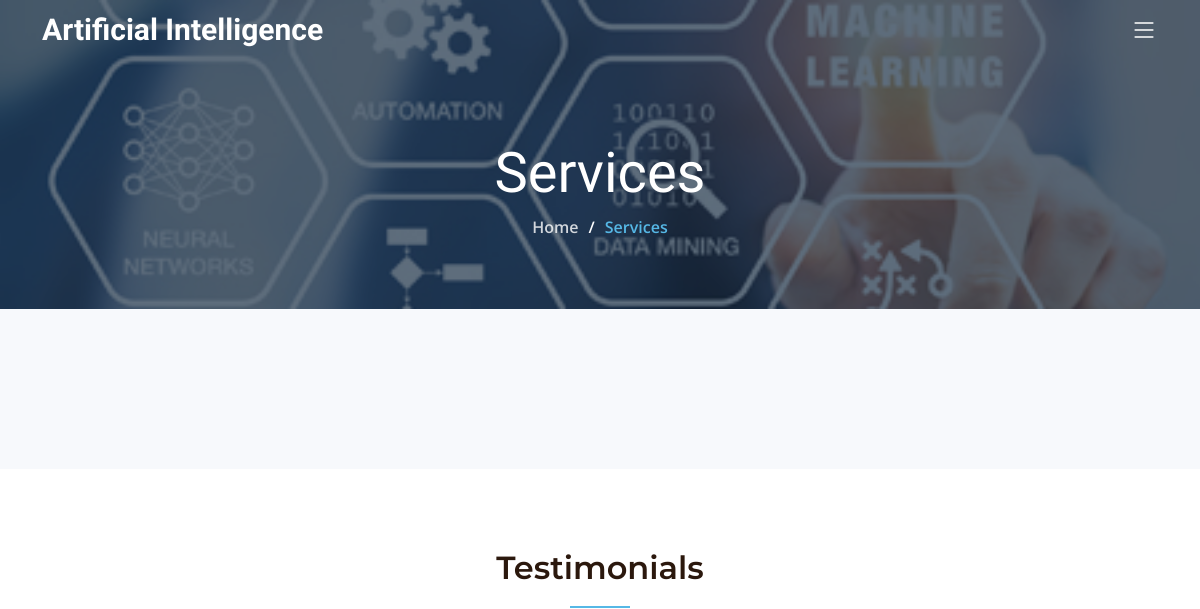
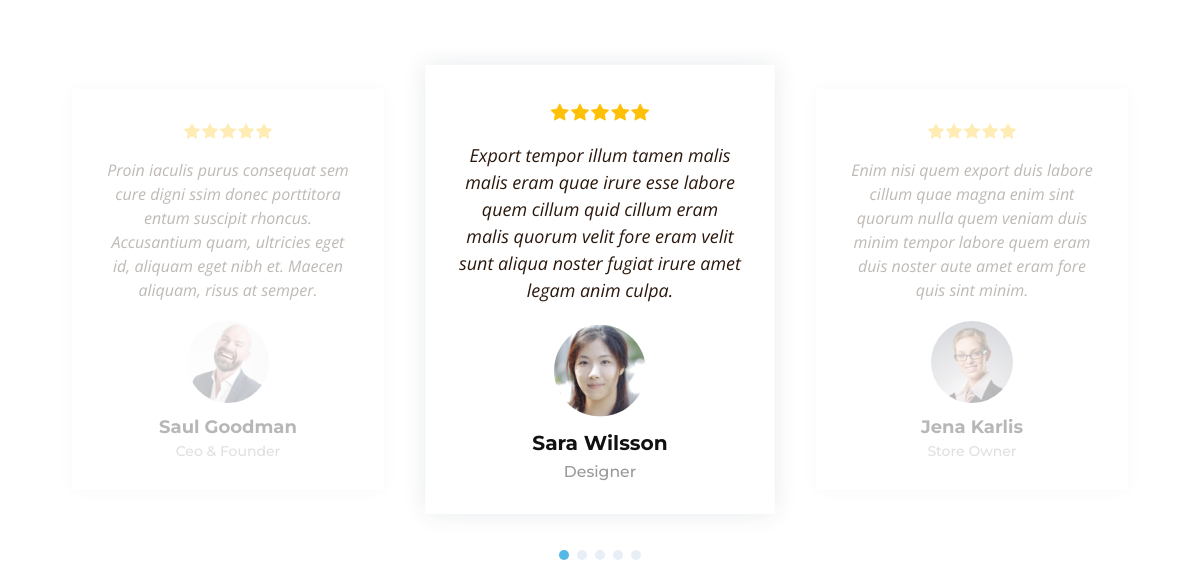
/services/, run on an earlier commit of the app's database (2 pictures, top to bottom).
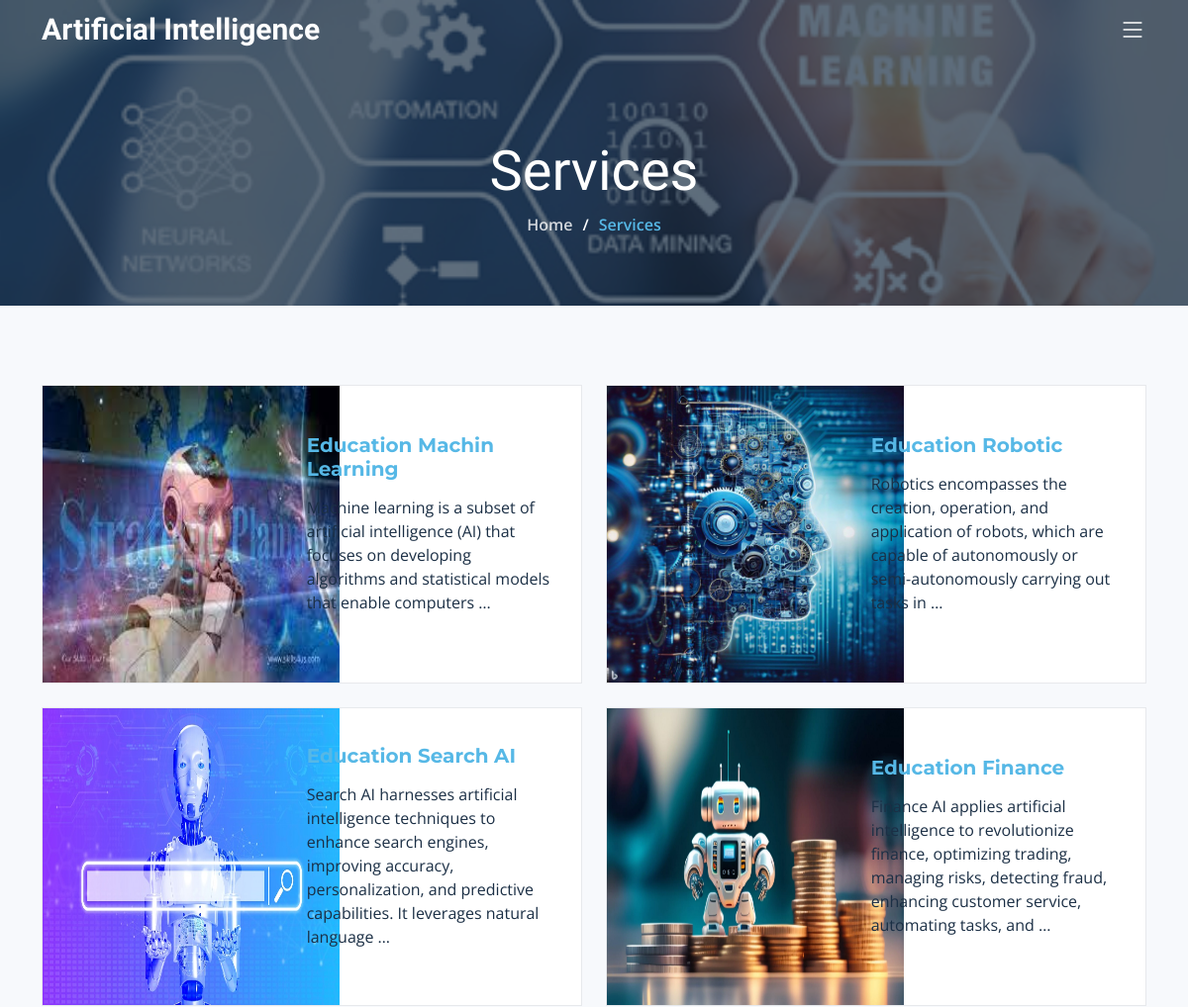
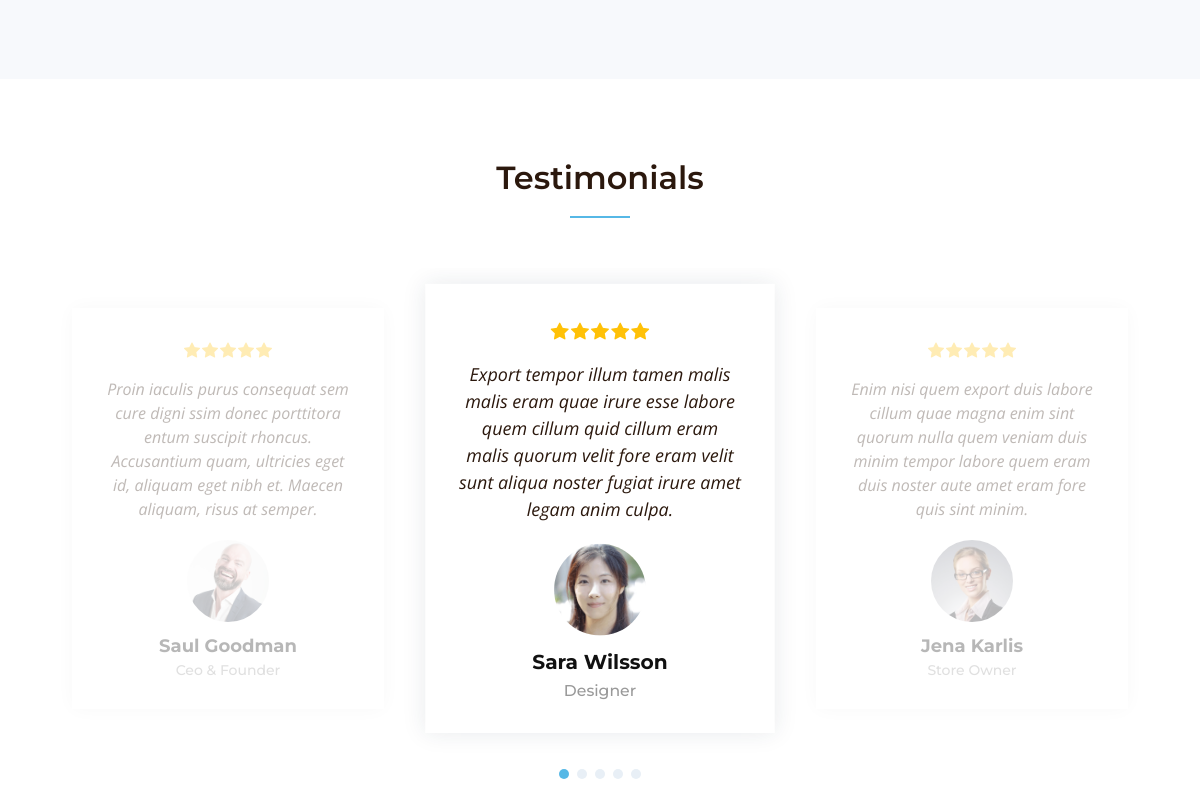
And on a later commit of the database (2 pictures, top to bottom).
### services/models.py (models this page shows, shortened)
class Service(models.Model):
    title = models.CharField(max_length=100)
    description = models.TextField()
    slug = models.SlugField(blank=True, null=True, unique=True)
    date = models.DateTimeField(auto_now_add=True)
    image = models.ImageField(upload_to='home/services/image', blank=True, null=True)
    create_at = models.DateTimeField(auto_now_add=True, blank=True)
    update_at = models.DateTimeField(auto_now=True)

### services/views.py (the view)
# urls.py: path('', ServiceClassView.as_view(), name='services_main_page'),
class ServiceClassView(TemplateView):
    template_name = 'services.html'
    def get_context_data(self, **kwargs):
        context = super().get_context_data(**kwargs)
        context['courses'] = Service.objects.all()
        return context

### templates/services.html (shortened to what this page needs)
{% extends 'base.html' %}
{% load static %}
{% block contact %}
    <main id="main">
        <div class="breadcrumbs d-flex align-items-center"
             style="background-image: url('assets/assets/img/service-top-image.jpg');">
            <div class="container position-relative d-flex flex-column align-items-center">
                <h2>Services</h2>
                <ol>
                    <li><a href="{% url 'home_app:index' %}">Home</a></li>
                    <li>Services</li>
                </ol>
            </div>
        </div>
        <section id="services-cards" class="services-cards">
            <div class="container" data-aos="fade-up">
                <div class="row gy-4">
                    {% for data in courses %}
                        <div class="col-lg-6" data-aos="fade-up" data-aos-delay="100">
                            <div class="card-item">
                                <div class="row">
                                    <div class="col-xl-5">
                                        <div class="card-bg"><img style="height: 300px ;width: 300px"
                                                                  src="{{ data.image.url }}" alt=""></div>
                                    </div>
                                    <div class="col-xl-7 d-flex align-items-center">
                                        <div class="card-body">
                                            <h4 class="card-title"><a href="{% url 'services_app:detail' data.slug %}">{{ data.title }}</a></h4>
                                            <p>{{ data.description|truncatewords_html:20 }} <span class="tooltip">[Hover for full description]</span>
                                            </p>
                                        </div>
                                    </div>
                                </div>
                            </div>
                        </div>
                    {% endfor %}
                </div>
            </div>
        </section>
        <section id="testimonials" class="testimonials">
            <div class="container" data-aos="fade-up">
                <div class="section-header">
                    <h2>Testimonials</h2>
                </div>
                <div class="slides-3 swiper" data-aos="fade-up" data-aos-delay="100">
                    <div class="swiper-wrapper">
                        <div class="swiper-slide">
                            <div class="testimonial-item">
                                <div class="stars">
                                    <i class="bi bi-star-fill"></i><i class="bi bi-star-fill"></i><i
                                        class="bi bi-star-fill"></i><i class="bi bi-star-fill"></i><i
                                        class="bi bi-star-fill"></i>
                                </div>
                                <p>
                                    Proin iaculis purus consequat sem cure digni ssim donec porttitora entum suscipit
                                    rhoncus. Accusantium quam, ultricies eget id, aliquam eget nibh et. Maecen aliquam,
                                    risus at semper.
                                </p>
                                <div class="profile mt-auto">
                                    <img src="{% static 'assets/img/testimonials/testimonials-1.jpg' %}"
                                         class="testimonial-img" alt="">
                                    <h3>Saul Goodman</h3>
                                    <h4>Ceo &amp; Founder</h4>
                                </div>
                            </div>
                        </div>
                        <div class="swiper-slide">
                            <div class="testimonial-item">
                                <div class="stars">
                                    <i class="bi bi-star-fill"></i><i class="bi bi-star-fill"></i><i
                                        class="bi bi-star-fill"></i><i class="bi bi-star-fill"></i><i
                                        class="bi bi-star-fill"></i>
                                </div>
                                <p>
                                    Export tempor illum tamen malis malis eram quae irure esse labore quem cillum quid
                                    cillum eram malis quorum velit fore eram velit sunt aliqua noster fugiat irure amet
                                    legam anim culpa.
                                </p>
                                <div class="profile mt-auto">
                                    <img src="{% static 'assets/img/testimonials/testimonials-2.jpg' %}"
                                         class="testimonial-img" alt="">
                                    <h3>Sara Wilsson</h3>
                                    <h4>Designer</h4>
                                </div>
                            </div>
                        </div>
                        <div class="swiper-slide">
                            <div class="testimonial-item">
                                <div class="stars">
                                    <i class="bi bi-star-fill"></i><i class="bi bi-star-fill"></i><i
                                        class="bi bi-star-fill"></i><i class="bi bi-star-fill"></i><i
                                        class="bi bi-star-fill"></i>
                                </div>
                                <p>
                                    Enim nisi quem export duis labore cillum quae magna enim sint quorum nulla quem
                                    veniam
                                    duis minim tempor labore quem eram duis noster aute amet eram fore quis sint minim.
                                </p>
                                <div class="profile mt-auto">
                                    <img src="{% static 'assets/img/testimonials/testimonials-3.jpg' %}"
                                         class="testimonial-img" alt="">
                                    <h3>Jena Karlis</h3>
                                    <h4>Store Owner</h4>
                                </div>
                            </div>
                        </div>
                    </div>
                    <div class="swiper-pagination"></div>
                </div>
            </div>
        </section>
    </main>
{% endblock %}

### templates/base.html (shortened to what this page needs)
{% load static %}
{% load render_partial %}
<!DOCTYPE html>
<html lang="en">
<head>
    <link href="{% static 'assets/vendor/bootstrap/css/bootstrap.min.css' %}" rel="stylesheet">
    <link href="{% static 'assets/vendor/bootstrap-icons/bootstrap-icons.css' %}" rel="stylesheet">
    <link href="{% static 'assets/vendor/aos/aos.css' %}" rel="stylesheet">
    <link href="{% static 'assets/vendor/glightbox/css/glightbox.min.css' %}" rel="stylesheet">
    <link href="{% static 'assets/vendor/swiper/swiper-bundle.min.css' %}" rel="stylesheet">
    <link href="{% static 'assets/vendor/remixicon/remixicon.css' %}" rel="stylesheet">
    <link href="{% static 'assets/css/main.css' %}" rel="stylesheet">
</head>
<body class="page-index">
<header id="header" class="header d-flex align-items-center fixed-top">
    <div class="container-fluid container-xl d-flex align-items-center justify-content-between">
        <a href="index.html" class="logo d-flex align-items-center">
            <h1 class="d-flex align-items-center">Artificial Intelligence</h1>
        </a>
        <i class="mobile-nav-toggle mobile-nav-show bi bi-list"></i>
    </div>
</header>
{% block contact %}
{% endblock %}
</body>
</html>

### assets/assets/css/main.css (style rules this page uses)
:root { --font-default: "Open Sans", system-ui, -apple-system, "Segoe UI", Roboto, "Helvetica Neue", Arial, "Noto Sans", "Liberation Sans", sans-serif, "Apple Color Emoji", "Segoe UI Emoji", "Segoe UI Symbol", "Noto Color Emoji"; --font-primary: "Montserrat", sans-serif; --font-secondary: "Raleway", sans-serif; }
:root { --color-default: #2b180d; --color-primary: #56b8e6; --color-secondary: #1b2f45; }
:root { scroll-behavior: smooth; }
body { font-family: var(--font-default); color: var(--color-default); }
a { color: var(--color-primary); text-decoration: none; transition: 0.3s; }
h1, h2, h3, h4, h5, h6 { font-family: var(--font-primary); }
section { overflow: hidden; padding: 80px 0; }
.section-header { text-align: center; padding-bottom: 30px; }
.section-header h2 { font-size: 32px; font-weight: 600; margin-bottom: 20px; padding-bottom: 20px; position: relative; }
.section-header h2:after { content: ""; position: absolute; display: block; width: 60px; height: 2px; background: var(--color-primary); left: 0; right: 0; bottom: 0; margin: auto; }
.breadcrumbs { padding: 140px 0 60px 0; min-height: 30vh; position: relative; background-size: cover; background-position: center; background-repeat: no-repeat; }
.breadcrumbs:before { content: ""; background-color: rgba(27, 47, 69, 0.7); position: absolute; inset: 0; }
.breadcrumbs h2 { font-size: 56px; font-weight: 500; color: #fff; font-family: var(--font-secondary); }
.breadcrumbs ol { display: flex; flex-wrap: wrap; list-style: none; padding: 0 0 10px 0; margin: 0; font-size: 16px; font-weight: 600; color: var(--color-primary); }
.breadcrumbs ol a { color: rgba(255, 255, 255, 0.8); transition: 0.3s; }
.breadcrumbs ol li + li { padding-left: 10px; }
.breadcrumbs ol li + li::before { display: inline-block; padding-right: 10px; color: #fff; content: "/"; }
.header { transition: all 0.5s; z-index: 997; padding: 24px 0; }
@media (max-width: 1200px) { .header { padding: 12px 0; } }
.header .logo h1 { font-size: 30px; font-weight: 700; color: #fff; font-family: var(--font-secondary); margin: 0; }
@media (max-width: 1279px) { .mobile-nav-show { color: rgba(255, 255, 255, 0.9); font-size: 28px; cursor: pointer; line-height: 0; transition: 0.5s; } }
.services-cards { background: #f7f9fc; }
.services-cards .card-item { border: 1px solid rgba(27, 47, 69, 0.1); background: #fff; position: relative; border-radius: 0; }
.services-cards .card-item .card-bg { min-height: 300px; background-size: cover; background-repeat: no-repeat; }
.services-cards .card-item .card-body { padding: 30px; }
.services-cards .card-item h4 { font-weight: 700; font-size: 20px; margin-bottom: 15px; color: var(--color-secondary); }
.services-cards .card-item p { color: var(--color-secondary); margin: 0; }
.testimonials .testimonial-item { box-sizing: content-box; padding: 30px; margin: 40px 30px; box-shadow: 0px 0 20px rgba(27, 47, 69, 0.1); background: #fff; min-height: 320px; display: flex; flex-direction: column; text-align: center; transition: 0.3s; }
.testimonials .testimonial-item .stars { margin-bottom: 15px; }
.testimonials .testimonial-item .stars i { color: #ffc107; margin: 0 1px; }
.testimonials .testimonial-item .testimonial-img { width: 90px; border-radius: 50%; border: 4px solid #fff; margin: 0 auto; }
.testimonials .testimonial-item h3 { font-size: 18px; font-weight: bold; margin: 10px 0 5px 0; color: #111; }
.testimonials .testimonial-item h4 { font-size: 14px; color: #999; margin: 0; }
.testimonials .testimonial-item p { font-style: italic; margin: 0 auto 15px auto; }
.testimonials .swiper-pagination { margin-top: 20px; position: relative; }
.testimonials .swiper-slide { opacity: 0.3; }
@media (min-width: 1200px) { .testimonials .swiper-slide-next { opacity: 1; transform: scale(1.12); } }

What changed in the data, as far as the page shows it:
added Service: image (picture), title "Education Machin Learning", description "Machine learning is a subset of artificial intelligence (AI) that focuses on developing algorithms and statistical models that enable computers …"
added Service: image (picture), title "Education Robotic", description "Robotics encompasses the creation, operation, and application of robots, which are capable of autonomously or semi-autonomously carrying out tasks in …"
added Service: image (picture), title "Education Search AI", description "Search AI harnesses artificial intelligence techniques to enhance search engines, improving accuracy, personalization, and predictive capabilities. It leverages natural language …"
added Service: image (picture), title "Education Finance", description "Finance AI applies artificial intelligence to revolutionize finance, optimizing trading, managing risks, detecting fraud, enhancing customer service, automating tasks, and …"
